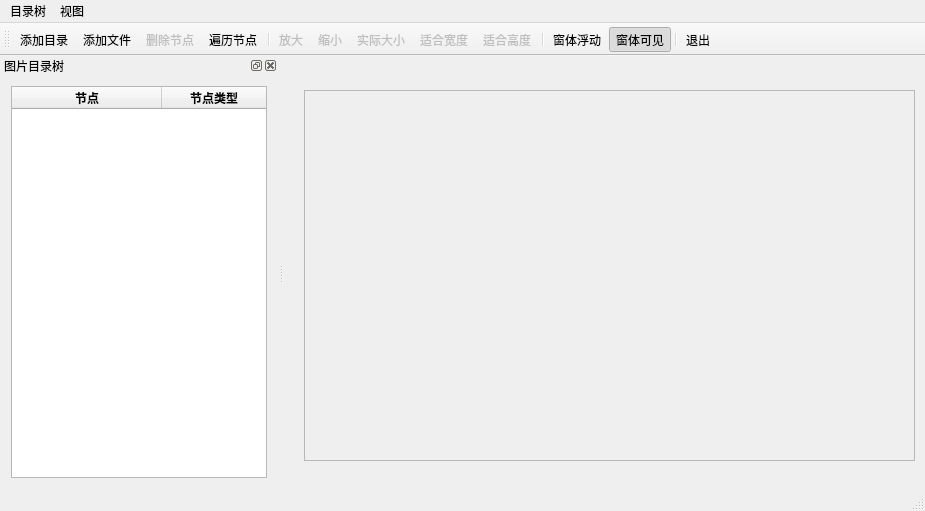
<?xml version="1.0" encoding="UTF-8"?>
<ui version="4.0">
 <class>TreeAndDockClass</class>
 <widget class="QMainWindow" name="TreeAndDockClass">
  <property name="geometry">
   <rect>
    <x>0</x>
    <y>0</y>
    <width>925</width>
    <height>511</height>
   </rect>
  </property>
  <property name="windowTitle">
   <string>TreeAndDock</string>
  </property>
  <widget class="QWidget" name="centralWidget">
   <widget class="QScrollArea" name="scrollArea">
    <property name="geometry">
     <rect>
      <x>20</x>
      <y>34</y>
      <width>611</width>
      <height>371</height>
     </rect>
    </property>
    <property name="widgetResizable">
     <bool>true</bool>
    </property>
    <property name="alignment">
     <set>Qt::AlignCenter</set>
    </property>
    <widget class="QWidget" name="scrollAreaWidgetContents">
     <property name="geometry">
      <rect>
       <x>0</x>
       <y>0</y>
       <width>609</width>
       <height>369</height>
      </rect>
     </property>
     <layout class="QGridLayout" name="gridLayout">
      <item row="0" column="0">
       <widget class="QLabel" name="label">
        <property name="focusPolicy">
         <enum>Qt::NoFocus</enum>
        </property>
        <property name="contextMenuPolicy">
         <enum>Qt::CustomContextMenu</enum>
        </property>
        <property name="text">
         <string/>
        </property>
        <property name="alignment">
         <set>Qt::AlignCenter</set>
        </property>
       </widget>
      </item>
     </layout>
    </widget>
   </widget>
  </widget>
  <widget class="QMenuBar" name="menuBar">
   <property name="geometry">
    <rect>
     <x>0</x>
     <y>0</y>
     <width>925</width>
     <height>22</height>
    </rect>
   </property>
   <widget class="QMenu" name="menu">
    <property name="title">
     <string>目录树</string>
    </property>
    <addaction name="actAddFolder"/>
    <addaction name="actAddFiles"/>
    <addaction name="actDeleteItem"/>
    <addaction name="actScanItems"/>
    <addaction name="separator"/>
    <addaction name="actQuit"/>
   </widget>
   <widget class="QMenu" name="menu_2">
    <property name="title">
     <string>视图</string>
    </property>
    <addaction name="actZoomIn"/>
    <addaction name="actZoomOut"/>
    <addaction name="actZoomRealSize"/>
    <addaction name="actZoomFitW"/>
    <addaction name="actZoomFitH"/>
   </widget>
   <addaction name="menu"/>
   <addaction name="menu_2"/>
  </widget>
  <widget class="QToolBar" name="mainToolBar">
   <property name="toolButtonStyle">
    <enum>Qt::ToolButtonTextUnderIcon</enum>
   </property>
   <attribute name="toolBarArea">
    <enum>TopToolBarArea</enum>
   </attribute>
   <attribute name="toolBarBreak">
    <bool>false</bool>
   </attribute>
   <addaction name="actAddFolder"/>
   <addaction name="actAddFiles"/>
   <addaction name="actDeleteItem"/>
   <addaction name="actScanItems"/>
   <addaction name="separator"/>
   <addaction name="actZoomIn"/>
   <addaction name="actZoomOut"/>
   <addaction name="actZoomRealSize"/>
   <addaction name="actZoomFitW"/>
   <addaction name="actZoomFitH"/>
   <addaction name="separator"/>
   <addaction name="actDockFloat"/>
   <addaction name="actDockVisible"/>
   <addaction name="separator"/>
   <addaction name="actQuit"/>
  </widget>
  <widget class="QStatusBar" name="statusBar"/>
  <widget class="QDockWidget" name="dockWidget">
   <property name="minimumSize">
    <size>
     <width>200</width>
     <height>112</height>
    </size>
   </property>
   <property name="windowTitle">
    <string>图片目录树</string>
   </property>
   <attribute name="dockWidgetArea">
    <number>1</number>
   </attribute>
   <widget class="QWidget" name="dockWidgetContents">
    <layout class="QHBoxLayout" name="horizontalLayout">
     <item>
      <widget class="QTreeWidget" name="treeWidget">
       <property name="minimumSize">
        <size>
         <width>150</width>
         <height>0</height>
        </size>
       </property>
       <property name="contextMenuPolicy">
        <enum>Qt::CustomContextMenu</enum>
       </property>
       <attribute name="headerVisible">
        <bool>true</bool>
       </attribute>
       <attribute name="headerCascadingSectionResizes">
        <bool>false</bool>
       </attribute>
       <attribute name="headerMinimumSectionSize">
        <number>27</number>
       </attribute>
       <attribute name="headerDefaultSectionSize">
        <number>150</number>
       </attribute>
       <attribute name="headerHighlightSections">
        <bool>false</bool>
       </attribute>
       <column>
        <property name="text">
         <string>节点</string>
        </property>
        <property name="font">
         <font>
          <bold>true</bold>
         </font>
        </property>
        <property name="textAlignment">
         <set>AlignCenter</set>
        </property>
       </column>
       <column>
        <property name="text">
         <string>节点类型</string>
        </property>
        <property name="font">
         <font>
          <bold>true</bold>
         </font>
        </property>
        <property name="textAlignment">
         <set>AlignCenter</set>
        </property>
       </column>
      </widget>
     </item>
    </layout>
   </widget>
  </widget>
  <action name="actAddFolder">
   <property name="icon">
    <iconset resource="TreeAndDock.qrc">
     <normaloff>:/images/icons/open3.bmp</normaloff>:/images/icons/open3.bmp</iconset>
   </property>
   <property name="text">
    <string>添加目录...</string>
   </property>
   <property name="toolTip">
    <string>添加目录</string>
   </property>
   <property name="shortcut">
    <string>Ctrl+F</string>
   </property>
  </action>
  <action name="actAddFiles">
   <property name="icon">
    <iconset resource="TreeAndDock.qrc">
     <normaloff>:/images/icons/824.bmp</normaloff>:/images/icons/824.bmp</iconset>
   </property>
   <property name="text">
    <string>添加文件...</string>
   </property>
   <property name="toolTip">
    <string>添加文件</string>
   </property>
   <property name="shortcut">
    <string>Ctrl+N</string>
   </property>
  </action>
  <action name="actZoomIn">
   <property name="enabled">
    <bool>false</bool>
   </property>
   <property name="icon">
    <iconset resource="TreeAndDock.qrc">
     <normaloff>:/images/icons/418.bmp</normaloff>:/images/icons/418.bmp</iconset>
   </property>
   <property name="text">
    <string>放大</string>
   </property>
   <property name="toolTip">
    <string>放大图片</string>
   </property>
   <property name="shortcut">
    <string>Ctrl+I</string>
   </property>
  </action>
  <action name="actZoomOut">
   <property name="enabled">
    <bool>false</bool>
   </property>
   <property name="icon">
    <iconset resource="TreeAndDock.qrc">
     <normaloff>:/images/icons/416.bmp</normaloff>:/images/icons/416.bmp</iconset>
   </property>
   <property name="text">
    <string>缩小</string>
   </property>
   <property name="toolTip">
    <string>缩小图片</string>
   </property>
   <property name="shortcut">
    <string>Ctrl+O</string>
   </property>
  </action>
  <action name="actZoomRealSize">
   <property name="enabled">
    <bool>false</bool>
   </property>
   <property name="icon">
    <iconset resource="TreeAndDock.qrc">
     <normaloff>:/images/icons/414.bmp</normaloff>:/images/icons/414.bmp</iconset>
   </property>
   <property name="text">
    <string>实际大小</string>
   </property>
   <property name="toolTip">
    <string>图片实际大小显示</string>
   </property>
  </action>
  <action name="actZoomFitW">
   <property name="enabled">
    <bool>false</bool>
   </property>
   <property name="icon">
    <iconset resource="TreeAndDock.qrc">
     <normaloff>:/images/icons/424.bmp</normaloff>:/images/icons/424.bmp</iconset>
   </property>
   <property name="text">
    <string>适合宽度</string>
   </property>
   <property name="toolTip">
    <string>适合宽度显示</string>
   </property>
   <property name="shortcut">
    <string>Ctrl+W</string>
   </property>
  </action>
  <action name="actDeleteItem">
   <property name="enabled">
    <bool>false</bool>
   </property>
   <property name="icon">
    <iconset resource="TreeAndDock.qrc">
     <normaloff>:/images/icons/delete1.bmp</normaloff>:/images/icons/delete1.bmp</iconset>
   </property>
   <property name="text">
    <string>删除节点</string>
   </property>
   <property name="toolTip">
    <string>删除节点</string>
   </property>
  </action>
  <action name="actQuit">
   <property name="icon">
    <iconset resource="TreeAndDock.qrc">
     <normaloff>:/images/icons/exit.bmp</normaloff>:/images/icons/exit.bmp</iconset>
   </property>
   <property name="text">
    <string>退出</string>
   </property>
   <property name="toolTip">
    <string>退出本系统</string>
   </property>
  </action>
  <action name="actZoomFitH">
   <property name="enabled">
    <bool>false</bool>
   </property>
   <property name="icon">
    <iconset resource="TreeAndDock.qrc">
     <normaloff>:/images/icons/426.bmp</normaloff>:/images/icons/426.bmp</iconset>
   </property>
   <property name="text">
    <string>适合高度</string>
   </property>
   <property name="shortcut">
    <string>Ctrl+H</string>
   </property>
  </action>
  <action name="actScanItems">
   <property name="icon">
    <iconset resource="TreeAndDock.qrc">
     <normaloff>:/images/icons/fold.bmp</normaloff>:/images/icons/fold.bmp</iconset>
   </property>
   <property name="text">
    <string>遍历节点</string>
   </property>
   <property name="toolTip">
    <string>遍历节点</string>
   </property>
  </action>
  <action name="actDockVisible">
   <property name="checkable">
    <bool>true</bool>
   </property>
   <property name="checked">
    <bool>true</bool>
   </property>
   <property name="icon">
    <iconset resource="TreeAndDock.qrc">
     <normaloff>:/images/icons/414.bmp</normaloff>:/images/icons/414.bmp</iconset>
   </property>
   <property name="text">
    <string>窗体可见</string>
   </property>
   <property name="toolTip">
    <string>窗体可见</string>
   </property>
  </action>
  <action name="actDockFloat">
   <property name="checkable">
    <bool>true</bool>
   </property>
   <property name="checked">
    <bool>false</bool>
   </property>
   <property name="icon">
    <iconset resource="TreeAndDock.qrc">
     <normaloff>:/images/icons/814.bmp</normaloff>:/images/icons/814.bmp</iconset>
   </property>
   <property name="text">
    <string>窗体浮动</string>
   </property>
   <property name="toolTip">
    <string>窗体浮动</string>
   </property>
  </action>
 </widget>
 <layoutdefault spacing="6" margin="11"/>
 <resources>
  <include location="TreeAndDock.qrc"/>
  <include location="TreeAndDock.qrc"/>
 </resources>
 <connections>
  <connection>
   <sender>actQuit</sender>
   <signal>triggered()</signal>
   <receiver>TreeAndDockClass</receiver>
   <slot>close()</slot>
   <hints>
    <hint type="sourcelabel">
     <x>-1</x>
     <y>-1</y>
    </hint>
    <hint type="destinationlabel">
     <x>369</x>
     <y>260</y>
    </hint>
   </hints>
  </connection>
 </connections>
</ui>
